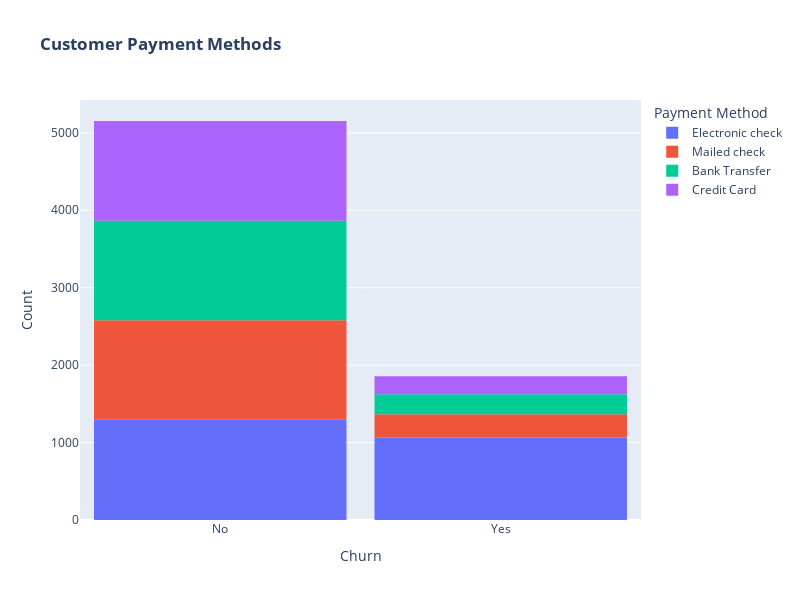

Notebook source saved alongside this figure:
### Markdown cell above
### <span style='color:navy'> Customers with multiple lines and higher monthly cost are more likely to churn.

### Code cell
fig = px.histogram(customer, x="Churn", color="PaymentMethod", title="<b>Customer Payment Methods")
fig.update_layout(width=800, height=600, bargap=0.1,
                 xaxis_title="Churn",yaxis_title="Count",legend_title="Payment Method")
fig.show()

### Figure 1 — Plotly figure (JSON) as saved in the notebook; plotly's stock layout.template omitted (floating-point values rounded to 4 significant figures; data arrays with more than 128 entries replaced by an {"elided": "..."} marker saying what was removed)
{"data": [{"alignmentgroup": "True", "bingroup": "x", "hovertemplate": "PaymentMethod=Electronic check<br>Churn=%{x}<br>count=%{y}<extra></extra>", "legendgroup": "Electronic check", "marker": {"color": "#636efa", "pattern": {"shape": ""}}, "name": "Electronic check", "offsetgroup": "Electronic check", "orientation": "v", "showlegend": true, "type": "histogram", "x": {"elided": "2359 str values"}, "xaxis": "x", "yaxis": "y"}, {"alignmentgroup": "True", "bingroup": "x", "hovertemplate": "PaymentMethod=Mailed check<br>Churn=%{x}<br>count=%{y}<extra></extra>", "legendgroup": "Mailed check", "marker": {"color": "#EF553B", "pattern": {"shape": ""}}, "name": "Mailed check", "offsetgroup": "Mailed check", "orientation": "v", "showlegend": true, "type": "histogram", "x": {"elided": "1588 str values"}, "xaxis": "x", "yaxis": "y"}, {"alignmentgroup": "True", "bingroup": "x", "hovertemplate": "PaymentMethod=Bank Transfer<br>Churn=%{x}<br>count=%{y}<extra></extra>", "legendgroup": "Bank Transfer", "marker": {"color": "#00cc96", "pattern": {"shape": ""}}, "name": "Bank Transfer", "offsetgroup": "Bank Transfer", "orientation": "v", "showlegend": true, "type": "histogram", "x": {"elided": "1542 str values"}, "xaxis": "x", "yaxis": "y"}, {"alignmentgroup": "True", "bingroup": "x", "hovertemplate": "PaymentMethod=Credit Card<br>Churn=%{x}<br>count=%{y}<extra></extra>", "legendgroup": "Credit Card", "marker": {"color": "#ab63fa", "pattern": {"shape": ""}}, "name": "Credit Card", "offsetgroup": "Credit Card", "orientation": "v", "showlegend": true, "type": "histogram", "x": {"elided": "1521 str values"}, "xaxis": "x", "yaxis": "y"}], "layout": {"bargap": 0.1, "barmode": "relative", "height": 600, "legend": {"title": {"text": "Payment Method"}, "tracegroupgap": 0}, "title": {"text": "<b>Customer Payment Methods"}, "width": 800, "xaxis": {"anchor": "y", "domain": [0, 1], "title": {"text": "Churn"}}, "yaxis": {"anchor": "x", "domain": [0, 1], "title": {"text": "Count"}}}}
